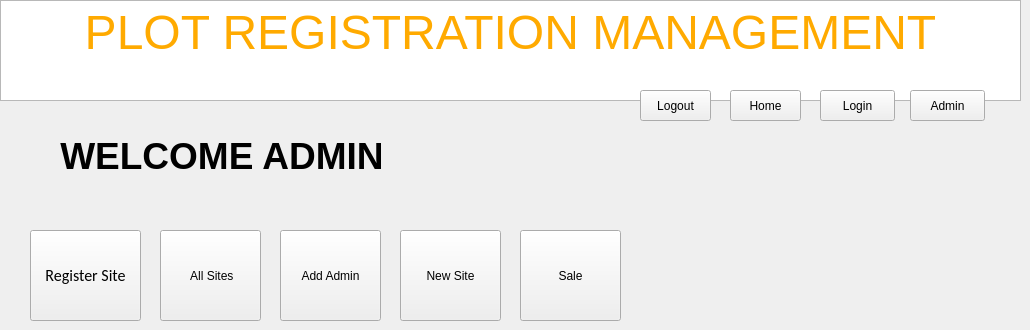
    <widget class="QWidget" name="tab_6">
     <attribute name="title">
      <string>adminpage</string>
     </attribute>
     <widget class="QPushButton" name="pushButton_32">
      <property name="geometry">
       <rect>
        <x>910</x>
        <y>90</y>
        <width>75</width>
        <height>31</height>
       </rect>
      </property>
      <property name="text">
       <string>Admin</string>
      </property>
     </widget>
     <widget class="QPushButton" name="pushButton_30">
      <property name="geometry">
       <rect>
        <x>730</x>
        <y>90</y>
        <width>71</width>
        <height>31</height>
       </rect>
      </property>
      <property name="text">
       <string>Home</string>
      </property>
     </widget>
     <widget class="QTextEdit" name="textEdit_13">
      <property name="geometry">
       <rect>
        <x>0</x>
        <y>0</y>
        <width>1021</width>
        <height>101</height>
       </rect>
      </property>
      <property name="html">
       <string>&lt;!DOCTYPE HTML PUBLIC &quot;-//W3C//DTD HTML 4.0//EN&quot; &quot;http://www.w3.org/TR/REC-html40/strict.dtd&quot;&gt;
&lt;html&gt;&lt;head&gt;&lt;meta name=&quot;qrichtext&quot; content=&quot;1&quot; /&gt;&lt;style type=&quot;text/css&quot;&gt;
p, li { white-space: pre-wrap; }
&lt;/style&gt;&lt;/head&gt;&lt;body style=&quot; font-family:'Calibri'; font-size:12pt; font-weight:400; font-style:normal;&quot;&gt;
&lt;p align=&quot;center&quot; style=&quot; margin-top:0px; margin-bottom:0px; margin-left:0px; margin-right:0px; -qt-block-indent:0; text-indent:0px;&quot;&gt;&lt;span style=&quot; font-family:'MS Shell Dlg 2'; font-size:36pt; color:#ffaa00;&quot;&gt;PLOT REGISTRATION MANAGEMENT&lt;/span&gt;&lt;/p&gt;&lt;/body&gt;&lt;/html&gt;</string>
      </property>
     </widget>
     <widget class="QPushButton" name="pushButton_31">
      <property name="geometry">
       <rect>
        <x>820</x>
        <y>90</y>
        <width>75</width>
        <height>31</height>
       </rect>
      </property>
      <property name="text">
       <string>Login</string>
      </property>
     </widget>
     <widget class="QPushButton" name="pushButton_33">
      <property name="geometry">
       <rect>
        <x>640</x>
        <y>90</y>
        <width>71</width>
        <height>31</height>
       </rect>
      </property>
      <property name="text">
       <string>Logout</string>
      </property>
     </widget>
     <widget class="QPushButton" name="pushButton_11">
      <property name="geometry">
       <rect>
        <x>30</x>
        <y>230</y>
        <width>111</width>
        <height>91</height>
       </rect>
      </property>
      <property name="font">
       <font>
        <family>Calibri</family>
        <pointsize>12</pointsize>
       </font>
      </property>
      <property name="text">
       <string>Register Site</string>
      </property>
     </widget>
     <widget class="QPushButton" name="pushButton_12">
      <property name="geometry">
       <rect>
        <x>160</x>
        <y>230</y>
        <width>101</width>
        <height>91</height>
       </rect>
      </property>
      <property name="text">
       <string>  All Sites </string>
      </property>
     </widget>
     <widget class="QPushButton" name="pushButton_13">
      <property name="geometry">
       <rect>
        <x>280</x>
        <y>230</y>
        <width>101</width>
        <height>91</height>
       </rect>
      </property>
      <property name="text">
       <string>Add Admin</string>
      </property>
     </widget>
     <widget class="QPushButton" name="pushButton_14">
      <property name="geometry">
       <rect>
        <x>400</x>
        <y>230</y>
        <width>101</width>
        <height>91</height>
       </rect>
      </property>
      <property name="text">
       <string>New Site</string>
      </property>
     </widget>
     <widget class="QLabel" name="label_16">
      <property name="geometry">
       <rect>
        <x>50</x>
        <y>130</y>
        <width>361</width>
        <height>51</height>
       </rect>
      </property>
      <property name="font">
       <font>
        <pointsize>28</pointsize>
        <weight>75</weight>
        <bold>true</bold>
       </font>
      </property>
      <property name="focusPolicy">
       <enum>Qt::NoFocus</enum>
      </property>
      <property name="autoFillBackground">
       <bool>true</bool>
      </property>
      <property name="text">
       <string> WELCOME ADMIN </string>
      </property>
     </widget>
     <widget class="QPushButton" name="pushButton_36">
      <property name="geometry">
       <rect>
        <x>520</x>
        <y>230</y>
        <width>101</width>
        <height>91</height>
       </rect>
      </property>
      <property name="text">
       <string>Sale</string>
      </property>
     </widget>
     <zorder>textEdit_13</zorder>
     <zorder>pushButton_32</zorder>
     <zorder>pushButton_30</zorder>
     <zorder>pushButton_31</zorder>
     <zorder>pushButton_33</zorder>
     <zorder>pushButton_11</zorder>
     <zorder>pushButton_12</zorder>
     <zorder>pushButton_13</zorder>
     <zorder>pushButton_14</zorder>
     <zorder>label_16</zorder>
     <zorder>pushButton_36</zorder>
    </widget>
